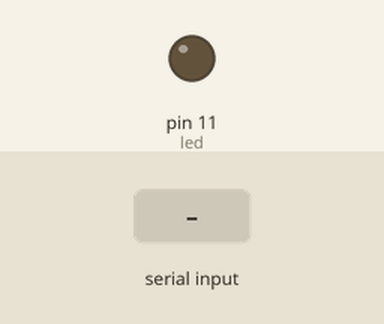
This sketch was run on a simulated Arduino Uno, built with avr-gcc and run on an emulated ATmega328P. Parts: output pins drawn as LEDs (lit = HIGH). Inputs (shaded band) come from the test bench.

Above: at 2.2 s.
2.3 s: "5\n" received over Serial
At 2.8 s:
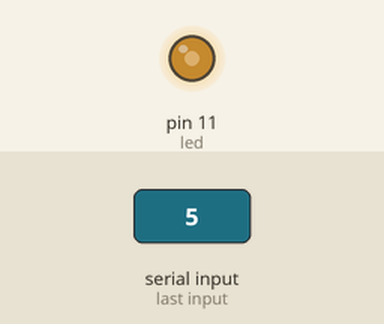
3.8 s: "69\n" received over Serial
At 4.05 s:
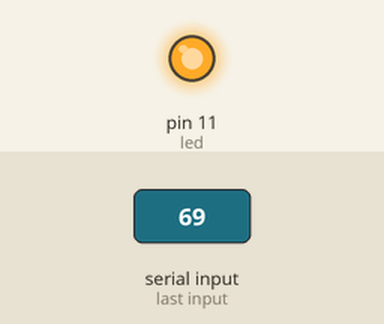
Timing chart, 0 to 7.7 s (numbered marks = the images above; inputs shaded):
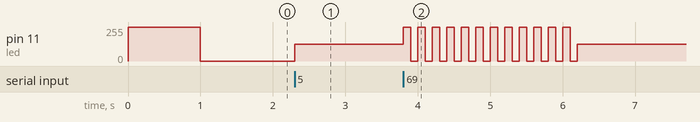

Measured:
- after the input at 2.3 s, pin 11 (led): 0/255 → 127/255 at once
- after the input at 3.8 s, pin 11 (led): 127/255 → 255/255 at once, then repeats every 0.20 s: 0/255 0.10 s, 255/255 0.10 s, until it stays 127/255 from 6.2 s

The sketch:

arduino_file_toWrite.ino
```cpp
int incomingByte = 0;   // for incoming serial data
String input;
int led = 11;
float bright;
int cmds[10];

void setup() {
  Serial.begin(9600);     // opens serial port, sets data rate to 9600 bps
  pinMode(led, OUTPUT);

  analogWrite(led, 255);
  delay(1000);
  analogWrite(led, 0);
}

void loop() {
  // send data only when you receive data:
  if (Serial.available() > 0) {
    // read the incoming byte:

    input = Serial.readStringUntil('\n');


    if (input.toInt() == 69) {
      blinkLED(12);
    }

    if (input.toInt() <= 10) {
      bright = 255 * (float(input.toInt())/10);
    }

    analogWrite(led, bright);
    delay(100);
  }
}

void blinkLED(int numberOfTimes) {
  for (int i = 0; i < numberOfTimes; i++) {
    analogWrite(led, 255);
    delay(100);
    analogWrite(led, 0);
    delay(100);
  }
}
```
